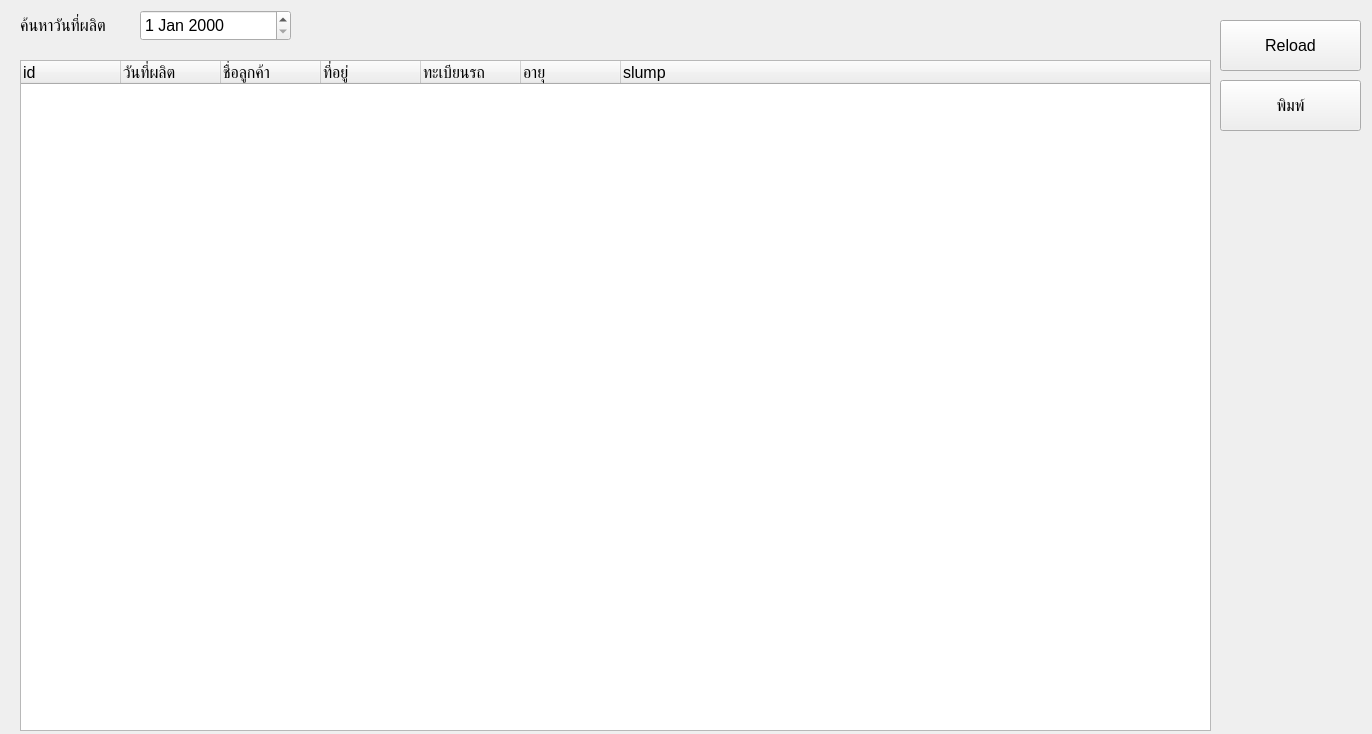
<?xml version="1.0" encoding="UTF-8"?>
<ui version="4.0">
 <class>Form</class>
 <widget class="QWidget" name="Form">
  <property name="geometry">
   <rect>
    <x>0</x>
    <y>0</y>
    <width>1372</width>
    <height>734</height>
   </rect>
  </property>
  <property name="windowTitle">
   <string>Form</string>
  </property>
  <property name="styleSheet">
   <string notr="true"/>
  </property>
  <widget class="QPushButton" name="reload_pushButton">
   <property name="geometry">
    <rect>
     <x>1220</x>
     <y>20</y>
     <width>141</width>
     <height>51</height>
    </rect>
   </property>
   <property name="font">
    <font>
     <pointsize>12</pointsize>
    </font>
   </property>
   <property name="text">
    <string>Reload</string>
   </property>
  </widget>
  <widget class="QTreeWidget" name="orderDetail_treeWidget">
   <property name="geometry">
    <rect>
     <x>20</x>
     <y>60</y>
     <width>1191</width>
     <height>671</height>
    </rect>
   </property>
   <property name="font">
    <font>
     <pointsize>12</pointsize>
    </font>
   </property>
   <column>
    <property name="text">
     <string>id</string>
    </property>
   </column>
   <column>
    <property name="text">
     <string>วันที่ผลิต</string>
    </property>
   </column>
   <column>
    <property name="text">
     <string>ชื่อลูกค้า</string>
    </property>
   </column>
   <column>
    <property name="text">
     <string>ที่อยู่</string>
    </property>
   </column>
   <column>
    <property name="text">
     <string>ทะเบียนรถ</string>
    </property>
   </column>
   <column>
    <property name="text">
     <string>อายุ</string>
    </property>
   </column>
   <column>
    <property name="text">
     <string>slump</string>
    </property>
   </column>
  </widget>
  <widget class="QPushButton" name="print_pushButton">
   <property name="geometry">
    <rect>
     <x>1220</x>
     <y>80</y>
     <width>141</width>
     <height>51</height>
    </rect>
   </property>
   <property name="font">
    <font>
     <pointsize>12</pointsize>
    </font>
   </property>
   <property name="text">
    <string>พิมพ์</string>
   </property>
  </widget>
  <widget class="QLabel" name="searchDate_label">
   <property name="geometry">
    <rect>
     <x>20</x>
     <y>10</y>
     <width>101</width>
     <height>31</height>
    </rect>
   </property>
   <property name="font">
    <font>
     <pointsize>12</pointsize>
    </font>
   </property>
   <property name="text">
    <string>ค้นหาวันที่ผลิต</string>
   </property>
  </widget>
  <widget class="QDateEdit" name="searchDate_dateEdit">
   <property name="geometry">
    <rect>
     <x>140</x>
     <y>10</y>
     <width>151</width>
     <height>31</height>
    </rect>
   </property>
   <property name="font">
    <font>
     <pointsize>12</pointsize>
    </font>
   </property>
  </widget>
 </widget>
 <resources/>
 <connections/>
</ui>
